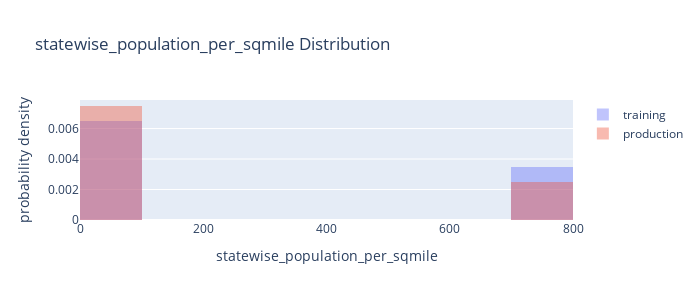
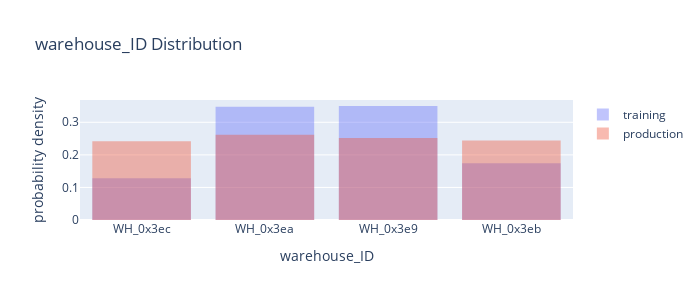
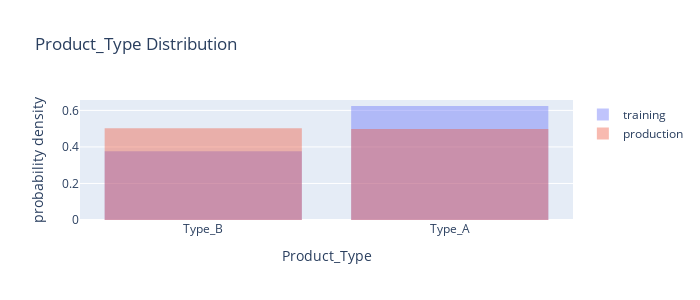

The code cell stored with these charts, in order, in its notebook:
### Code cell
test_mlflow(experiment_name = 'mlflow drift detection test')

### Figure 1 — Plotly figure (JSON) as saved in the notebook; plotly's stock layout.template omitted (floating-point values rounded to 4 significant figures; data arrays with more than 128 entries replaced by an {"elided": "..."} marker saying what was removed)
{"data": [{"histnorm": "probability density", "name": "training", "opacity": 0.4, "type": "histogram", "x": {"elided": "500 float values"}}, {"histnorm": "probability density", "name": "production", "opacity": 0.4, "type": "histogram", "x": {"elided": "500 float values"}}], "layout": {"autosize": false, "barmode": "overlay", "height": 300, "title": {"text": "statewise_population_per_sqmile Distribution"}, "width": 700, "xaxis": {"title": {"text": "statewise_population_per_sqmile"}}, "yaxis": {"title": {"text": "probability density"}}}}

### Figure 2 — Plotly figure (JSON) as saved in the notebook; plotly's stock layout.template omitted (floating-point values rounded to 4 significant figures; data arrays with more than 128 entries replaced by an {"elided": "..."} marker saying what was removed)
{"data": [{"histnorm": "probability density", "name": "training", "opacity": 0.4, "type": "histogram", "x": {"elided": "500 str values"}}, {"histnorm": "probability density", "name": "production", "opacity": 0.4, "type": "histogram", "x": {"elided": "500 str values"}}], "layout": {"autosize": false, "barmode": "overlay", "height": 300, "title": {"text": "warehouse_ID Distribution"}, "width": 700, "xaxis": {"title": {"text": "warehouse_ID"}}, "yaxis": {"title": {"text": "probability density"}}}}

### Figure 3 — Plotly figure (JSON) as saved in the notebook; plotly's stock layout.template omitted (floating-point values rounded to 4 significant figures; data arrays with more than 128 entries replaced by an {"elided": "..."} marker saying what was removed)
{"data": [{"histnorm": "probability density", "name": "training", "opacity": 0.4, "type": "histogram", "x": {"elided": "500 str values"}}, {"histnorm": "probability density", "name": "production", "opacity": 0.4, "type": "histogram", "x": {"elided": "500 str values"}}], "layout": {"autosize": false, "barmode": "overlay", "height": 300, "title": {"text": "Product_Type Distribution"}, "width": 700, "xaxis": {"title": {"text": "Product_Type"}}, "yaxis": {"title": {"text": "probability density"}}}}
